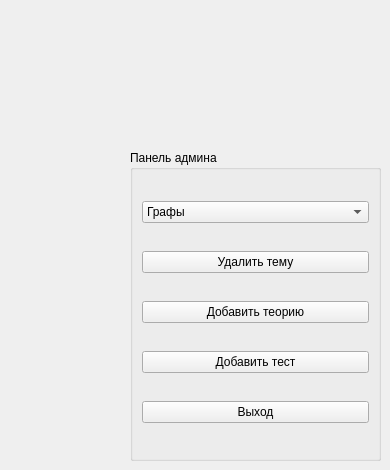
      <widget class="QWidget" name="tabAdmin">
       <attribute name="title">
        <string>Панель администратора</string>
       </attribute>
       <widget class="QGroupBox" name="gbAdmin">
        <property name="geometry">
         <rect>
          <x>130</x>
          <y>150</y>
          <width>251</width>
          <height>311</height>
         </rect>
        </property>
        <property name="title">
         <string>Панель админа</string>
        </property>
        <layout class="QGridLayout" name="gridLayout_12">
         <item row="0" column="0">
          <widget class="QComboBox" name="cbSelectTheme">
           <item>
            <property name="text">
             <string>Графы</string>
            </property>
           </item>
           <item>
            <property name="text">
             <string>Множества</string>
            </property>
           </item>
           <item>
            <property name="text">
             <string>Булевы функции</string>
            </property>
           </item>
           <item>
            <property name="text">
             <string>Логика высказываний</string>
            </property>
           </item>
           <item>
            <property name="text">
             <string>Логика предикатов</string>
            </property>
           </item>
          </widget>
         </item>
         <item row="3" column="0">
          <widget class="QPushButton" name="pbAddTest">
           <property name="text">
            <string>Добавить тест</string>
           </property>
          </widget>
         </item>
         <item row="2" column="0">
          <widget class="QPushButton" name="pbAddTheory">
           <property name="text">
            <string>Добавить теорию</string>
           </property>
          </widget>
         </item>
         <item row="4" column="0">
          <widget class="QPushButton" name="pbExitAdmin">
           <property name="text">
            <string>Выход</string>
           </property>
          </widget>
         </item>
         <item row="1" column="0">
          <widget class="QPushButton" name="pbDeleteTheme">
           <property name="text">
            <string>Удалить тему</string>
           </property>
          </widget>
         </item>
        </layout>
       </widget>
      </widget>
